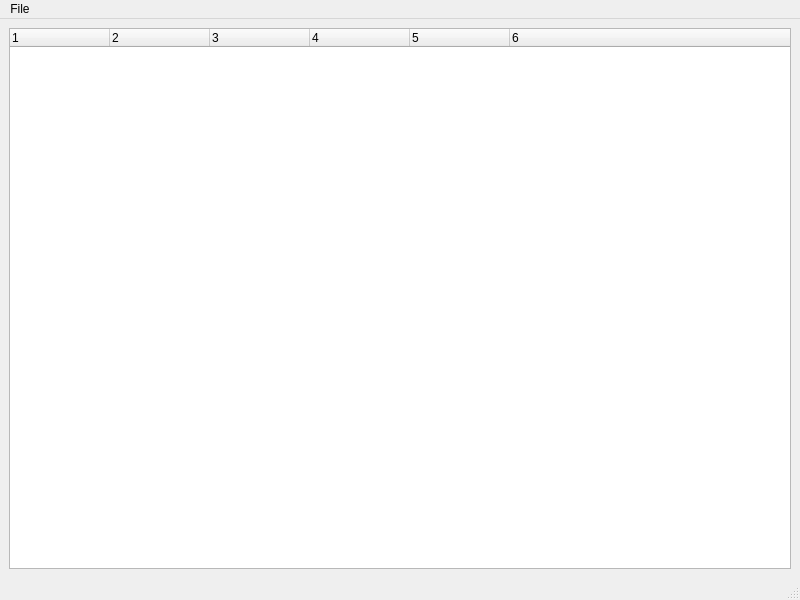
<?xml version="1.0" encoding="UTF-8"?>
<ui version="4.0">
 <class>MainWindow</class>
 <widget class="QMainWindow" name="MainWindow">
  <property name="geometry">
   <rect>
    <x>0</x>
    <y>0</y>
    <width>800</width>
    <height>600</height>
   </rect>
  </property>
  <property name="windowTitle">
   <string>MainWindow</string>
  </property>
  <widget class="QWidget" name="centralwidget">
   <layout class="QGridLayout" name="gridLayout">
    <item row="0" column="0">
     <widget class="QTreeWidget" name="treeWidget">
      <property name="contextMenuPolicy">
       <enum>Qt::CustomContextMenu</enum>
      </property>
      <property name="columnCount">
       <number>6</number>
      </property>
      <column>
       <property name="text">
        <string notr="true">1</string>
       </property>
      </column>
      <column>
       <property name="text">
        <string notr="true">2</string>
       </property>
      </column>
      <column>
       <property name="text">
        <string notr="true">3</string>
       </property>
      </column>
      <column>
       <property name="text">
        <string notr="true">4</string>
       </property>
      </column>
      <column>
       <property name="text">
        <string notr="true">5</string>
       </property>
      </column>
      <column>
       <property name="text">
        <string notr="true">6</string>
       </property>
      </column>
     </widget>
    </item>
   </layout>
  </widget>
  <widget class="QMenuBar" name="menubar">
   <property name="geometry">
    <rect>
     <x>0</x>
     <y>0</y>
     <width>800</width>
     <height>26</height>
    </rect>
   </property>
   <widget class="QMenu" name="menubomQuote">
    <property name="title">
     <string>File</string>
    </property>
    <addaction name="actionopen"/>
    <addaction name="actionopen_observer_file"/>
    <addaction name="actionsave_observer_file"/>
   </widget>
   <addaction name="menubomQuote"/>
  </widget>
  <widget class="QStatusBar" name="statusbar"/>
  <action name="actionopen">
   <property name="text">
    <string>open bomQuote</string>
   </property>
  </action>
  <action name="actionopen_observer_file">
   <property name="text">
    <string>open observer file</string>
   </property>
  </action>
  <action name="actionsave_observer_file">
   <property name="text">
    <string>save observer file</string>
   </property>
  </action>
 </widget>
 <resources/>
 <connections/>
</ui>
